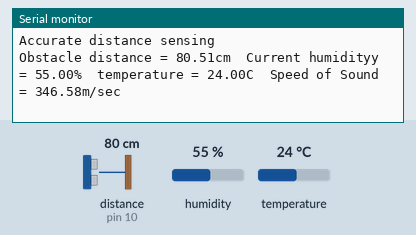
Recording of a sketch running on a simulated Arduino Uno, built with avr-gcc and run on an emulated ATmega328P. Parts: the last lines printed to the serial monitor. Wiring (inferred from the names in the program): ultrasonic range finder: trigger pin 9; echo pin 10. Inputs (shaded band) come from the test bench; at power-on: distance to the obstacle (sensor on pin 10) 80 cm, humidity 55 %, temperature 24 °C. The echo pulse lasts 58.3 µs per cm.

Above: at 2.7 s.
2.8 s: distance to the obstacle (sensor on pin 10) set to 22 cm
At 5.1 s:
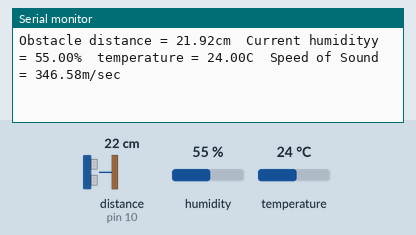
5.6 s: distance to the obstacle (sensor on pin 10) set to 18 cm
At 6.4 s:
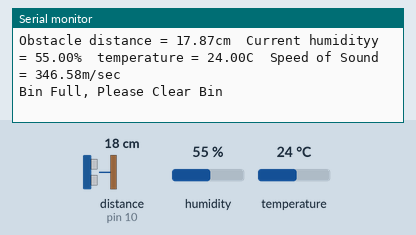
Timing chart, 0 to 8.6 s (numbered marks = the images above; inputs shaded):
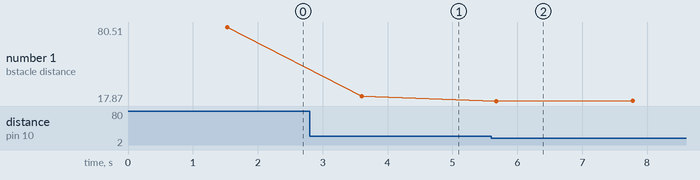

Measured:
- the behaviour switches between 21 and 20 cm on distance to the obstacle (sensor on pin 10) (found by bisection; images 1 and 2)
- after the input at 2.8 s, the serial monitor: prints a new line after 0.80 s (image 1)
- after the input at 5.6 s, the serial monitor: prints a new line after 0.08 s (image 2)
- plotted number 1: 80.51 → 21.92 after the input at 2.8 s, 21.92 → 17.88 after the input at 5.6 s

The sketch:

temp_humid_ultrasonic.ino
```cpp
#include <dht.h>    //Include the DHT library for the temperature - humidity sensor
#define TRIG_PIN 9  //Connect TRIG pin to digital pin 4
#define ECHO_PIN 10  //Connect ECHO pin to digital pin 5
#define dht_apin A0 //Connect Signal pin from DHT11 sensor to analog pin A0
dht DHT;            //Create a DHT object
void setup() {
 pinMode(TRIG_PIN, OUTPUT);                        //Set the TRIG pin to OUTPUT mode
 pinMode(ECHO_PIN, INPUT);                         //Set the ECHO pin to INPUT mode
 Serial.begin(9600);                               //Begin serial communication
 delay(500);                                       //Delay to let system boot
 Serial.println("Accurate distance sensing\n\n");  //Write a welcoming message to serial monitor
 delay(1000);                                      //Wait before accessing the DHT11 Sensor
}
void loop() {
 DHT.read11(dht_apin);           //Read the data from the DHT sensor
 float p = 101000;               //Set atmospheric pressure to 101.000 kPa
 float temp = DHT.temperature;   //Get temperature from sensor
 float humidity = DHT.humidity;  //Get humidity from sensor
 //Use the fromula from http://gsd.ime.usp.br/~yili/SpeedOfSound/Speed.html to evaluate speed of sound
 float a0 = 331.5024;
 float a1 = 0.603055;
 float a2 = -0.000528;
 float a3 = 51.471935;
 float a4 = 0.1495874;
 float a5 = -0.000782;
 float a6 = -1.82e-7;
 float a7 = 3.73e-8;
 float a8 = -2.93e-10;
 float a9 = -85.20931;
 float a10 = -0.228525;
 float a11 = 5.91e-5;
 float a12 = -2.835149;
 float a13 = -2.15e-13;
 float a14 = 29.179762;
 float a15 = 0.000486;
 float T = temp + 273.15;
 float h = humidity /100.0;
 float f = 1.00062 + 0.0000000314 * p + 0.00000056 * temp * temp;
 float Psv = exp(0.000012811805 * T * T - 0.019509874 * T + 34.04926034 - 6353.6311 / T);
 float Xw = h * f * Psv / p;
 float c = 331.45 - a0 - p * a6 - a13 * p * p;
 c = sqrt(a9 * a9 + 4 * a14 * c);
 float Xc = ((-1) * a9 - c) / ( 2 * a14);
 float speedOfSound = a0 + a1 * temp + a2 * temp * temp + (a3 + a4 * temp + a5 * temp * temp) * Xw + (a6 + a7 * temp + a8 * temp * temp) * p + (a9 + a10 * temp + a11 * temp * temp) * Xc + a12 * Xw * Xw + a13 * p * p + a14 * Xc * Xc + a15 * Xw * p * Xc;
 //Send a short (10 microseconds) ultrasonic burst
 digitalWrite(TRIG_PIN, HIGH);
 delayMicroseconds(10);
 digitalWrite(TRIG_PIN, LOW);
 float microseconds = pulseIn(ECHO_PIN, HIGH, 100000); //Mesure the duration of a HIGH pulse in echo pin in microseconds. Timeout in 0,1 seconds
 float seconds = microseconds / 1000000;               //Convert microseconds to seconds
 float meters = seconds * speedOfSound;                //Get the distance in meters using the speed of sound calculated earlier
 float cm = meters * 100;                              //Convert meters to cm
 cm = cm/2;                                            //We only want the distance to the obstacle and not the roundtrip
 //Write results to serial monitor
 Serial.print("Obstacle distance = ");
 Serial.print(cm);
 Serial.print("cm  ");
 Serial.print("Current humidityy = ");
 Serial.print(humidity);
 Serial.print("%  ");
 Serial.print("temperature = ");
 Serial.print(temp);
 Serial.print("C  ");
 Serial.print("Speed of Sound = ");
 Serial.print(speedOfSound);
 Serial.println("m/sec   ");
 if (cm <= 20){
  Serial.println("Bin Full, Please Clear Bin");
 }
 if (temp >= 50){
  Serial.println("Bin Temperature too High, Please Check");
 }
 //Wait 2 seconds before accessing sensor again.
 delay(2000);
}
```
